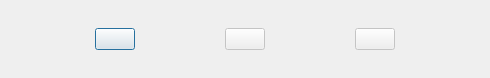
<?xml version="1.0" encoding="UTF-8"?>
<ui version="4.0">
 <class>Dialog</class>
 <widget class="QDialog" name="Dialog">
  <property name="geometry">
   <rect>
    <x>0</x>
    <y>0</y>
    <width>490</width>
    <height>78</height>
   </rect>
  </property>
  <property name="windowTitle">
   <string>Dialog</string>
  </property>
  <property name="styleSheet">
   <string notr="true">font: 63 20pt &quot;JetBrains Mono NL SemiBold&quot;;</string>
  </property>
  <layout class="QHBoxLayout" name="horizontalLayout">
   <item>
    <widget class="QPushButton" name="record_button">
     <property name="enabled">
      <bool>true</bool>
     </property>
     <property name="sizePolicy">
      <sizepolicy hsizetype="Fixed" vsizetype="Fixed">
       <horstretch>0</horstretch>
       <verstretch>0</verstretch>
      </sizepolicy>
     </property>
     <property name="statusTip">
      <string comment="record" extracomment="record"/>
     </property>
     <property name="text">
      <string/>
     </property>
     <property name="icon">
      <iconset>
       <normaloff>data/mic.png</normaloff>data/mic.png</iconset>
     </property>
     <property name="iconSize">
      <size>
       <width>50</width>
       <height>50</height>
      </size>
     </property>
    </widget>
   </item>
   <item>
    <widget class="QPushButton" name="delete_button">
     <property name="enabled">
      <bool>false</bool>
     </property>
     <property name="sizePolicy">
      <sizepolicy hsizetype="Fixed" vsizetype="Fixed">
       <horstretch>0</horstretch>
       <verstretch>0</verstretch>
      </sizepolicy>
     </property>
     <property name="text">
      <string/>
     </property>
     <property name="icon">
      <iconset>
       <normaloff>data/bin.png</normaloff>data/bin.png</iconset>
     </property>
     <property name="iconSize">
      <size>
       <width>50</width>
       <height>50</height>
      </size>
     </property>
     <property name="checkable">
      <bool>false</bool>
     </property>
     <property name="checked">
      <bool>false</bool>
     </property>
    </widget>
   </item>
   <item>
    <widget class="QPushButton" name="save_button">
     <property name="enabled">
      <bool>false</bool>
     </property>
     <property name="sizePolicy">
      <sizepolicy hsizetype="Fixed" vsizetype="Fixed">
       <horstretch>0</horstretch>
       <verstretch>0</verstretch>
      </sizepolicy>
     </property>
     <property name="text">
      <string/>
     </property>
     <property name="icon">
      <iconset>
       <normaloff>data/icons8-save-50.png</normaloff>data/icons8-save-50.png</iconset>
     </property>
     <property name="iconSize">
      <size>
       <width>50</width>
       <height>50</height>
      </size>
     </property>
    </widget>
   </item>
  </layout>
 </widget>
 <resources/>
 <connections/>
</ui>
